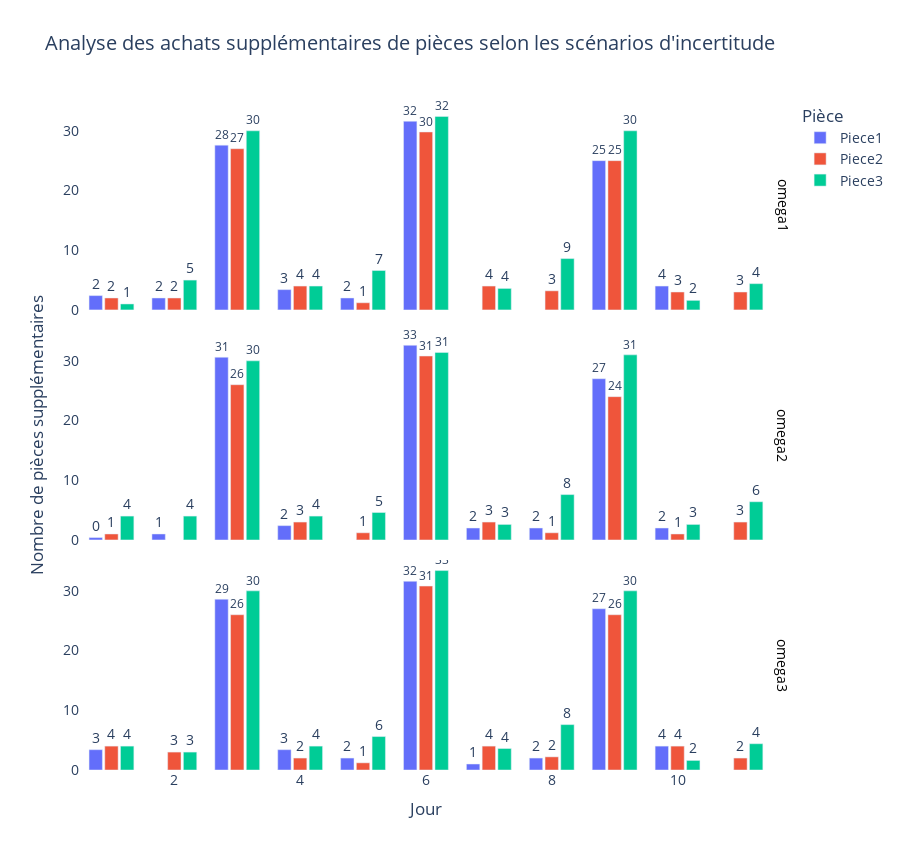

Source (notebook cell):
### Code cell
import plotly.express as px

fig = px.bar(
    df_achat,
    x='Jour',
    y='Achat_supplementaire',
    color='Pièce',
    facet_row='Scénario',
    barmode='group',
    title="Analyse des achats supplémentaires de pièces selon les scénarios d'incertitude",
    labels={
        'Achat_supplementaire': 'Nombre de pièces achetées',
        'Jour': 'Jour de planification'
    },
    text='Achat_supplementaire'
)

# Layout professionnel
fig.update_layout(
    height=850,
    title_font_size=20,
    font=dict(size=14),
    legend_title_text="Pièce",
    xaxis_title="Jour",
    plot_bgcolor='white',
    paper_bgcolor='white',
    bargap=0.25,
    bargroupgap=0.15
)

# Texte sur les barres
fig.update_traces(
    texttemplate='%{text:.0f}',
    textposition='outside'
)

# Nettoyer les titres des sous-graphiques → juste omega1, omega2, omega3
fig.for_each_annotation(lambda a: a.update(text=a.text.split("=")[-1], font_size=14, font_color="black"))

# Label Y seulement sur la première ligne (row=1)
fig.update_yaxes(title_text="Nombre de pièces supplémentaires", row=2, col=1)

# Supprimer le Y label sur les autres lignes (row=2 et row=3 ici)
fig.update_yaxes(title_text="", row=1, col=1)
fig.update_yaxes(title_text="", row=3, col=1)

# Affichage final
fig.show()

### Figure 1 — Plotly figure (JSON) as saved in the notebook; plotly's stock layout.template omitted (floating-point values rounded to 4 significant figures)
{"data": [{"alignmentgroup": "True", "hovertemplate": "Pièce=Piece1<br>Scénario=omega1<br>Jour de planification=%{x}<br>Nombre de pièces achetées=%{text}<extra></extra>", "legendgroup": "Piece1", "marker": {"color": "#636efa", "pattern": {"shape": ""}}, "name": "Piece1", "offsetgroup": "Piece1", "orientation": "v", "showlegend": true, "text": [2.4, 2.0, 27.6, 3.4, 2.0, 31.6, 25.0, 4.0], "textposition": "outside", "texttemplate": "%{text:.0f}", "type": "bar", "x": [1, 2, 3, 4, 5, 6, 9, 10], "xaxis": "x3", "y": [2.4, 2.0, 27.6, 3.4, 2.0, 31.6, 25.0, 4.0], "yaxis": "y3"}, {"alignmentgroup": "True", "hovertemplate": "Pièce=Piece1<br>Scénario=omega2<br>Jour de planification=%{x}<br>Nombre de pièces achetées=%{text}<extra></extra>", "legendgroup": "Piece1", "marker": {"color": "#636efa", "pattern": {"shape": ""}}, "name": "Piece1", "offsetgroup": "Piece1", "orientation": "v", "showlegend": false, "text": [0.4, 1.0, 30.6, 2.4, 32.6, 2.0, 2.0, 27.0, 2.0], "textposition": "outside", "texttemplate": "%{text:.0f}", "type": "bar", "x": [1, 2, 3, 4, 6, 7, 8, 9, 10], "xaxis": "x2", "y": [0.4, 1.0, 30.6, 2.4, 32.6, 2.0, 2.0, 27.0, 2.0], "yaxis": "y2"}, {"alignmentgroup": "True", "hovertemplate": "Pièce=Piece1<br>Scénario=omega3<br>Jour de planification=%{x}<br>Nombre de pièces achetées=%{text}<extra></extra>", "legendgroup": "Piece1", "marker": {"color": "#636efa", "pattern": {"shape": ""}}, "name": "Piece1", "offsetgroup": "Piece1", "orientation": "v", "showlegend": false, "text": [3.4, 28.6, 3.4, 2.0, 31.6, 1.0, 2.0, 27.0, 4.0], "textposition": "outside", "texttemplate": "%{text:.0f}", "type": "bar", "x": [1, 3, 4, 5, 6, 7, 8, 9, 10], "xaxis": "x", "y": [3.4, 28.6, 3.4, 2.0, 31.6, 1.0, 2.0, 27.0, 4.0], "yaxis": "y"}, {"alignmentgroup": "True", "hovertemplate": "Pièce=Piece2<br>Scénario=omega1<br>Jour de planification=%{x}<br>Nombre de pièces achetées=%{text}<extra></extra>", "legendgroup": "Piece2", "marker": {"color": "#EF553B", "pattern": {"shape": ""}}, "name": "Piece2", "offsetgroup": "Piece2", "orientation": "v", "showlegend": true, "text": [2.0, 2.0, 27.0, 4.0, 1.2, 29.8, 4.0, 3.2, 25.0, 3.0, 3.0], "textposition": "outside", "texttemplate": "%{text:.0f}", "type": "bar", "x": [1, 2, 3, 4, 5, 6, 7, 8, 9, 10, 11], "xaxis": "x3", "y": [2.0, 2.0, 27.0, 4.0, 1.2, 29.8, 4.0, 3.2, 25.0, 3.0, 3.0], "yaxis": "y3"}, {"alignmentgroup": "True", "hovertemplate": "Pièce=Piece2<br>Scénario=omega2<br>Jour de planification=%{x}<br>Nombre de pièces achetées=%{text}<extra></extra>", "legendgroup": "Piece2", "marker": {"color": "#EF553B", "pattern": {"shape": ""}}, "name": "Piece2", "offsetgroup": "Piece2", "orientation": "v", "showlegend": false, "text": [1.0, 26.0, 3.0, 1.2, 30.8, 3.0, 1.2, 24.0, 1.0, 3.0], "textposition": "outside", "texttemplate": "%{text:.0f}", "type": "bar", "x": [1, 3, 4, 5, 6, 7, 8, 9, 10, 11], "xaxis": "x2", "y": [1.0, 26.0, 3.0, 1.2, 30.8, 3.0, 1.2, 24.0, 1.0, 3.0], "yaxis": "y2"}, {"alignmentgroup": "True", "hovertemplate": "Pièce=Piece2<br>Scénario=omega3<br>Jour de planification=%{x}<br>Nombre de pièces achetées=%{text}<extra></extra>", "legendgroup": "Piece2", "marker": {"color": "#EF553B", "pattern": {"shape": ""}}, "name": "Piece2", "offsetgroup": "Piece2", "orientation": "v", "showlegend": false, "text": [4.0, 3.0, 26.0, 2.0, 1.2, 30.8, 4.0, 2.2, 26.0, 4.0, 2.0], "textposition": "outside", "texttemplate": "%{text:.0f}", "type": "bar", "x": [1, 2, 3, 4, 5, 6, 7, 8, 9, 10, 11], "xaxis": "x", "y": [4.0, 3.0, 26.0, 2.0, 1.2, 30.8, 4.0, 2.2, 26.0, 4.0, 2.0], "yaxis": "y"}, {"alignmentgroup": "True", "hovertemplate": "Pièce=Piece3<br>Scénario=omega1<br>Jour de planification=%{x}<br>Nombre de pièces achetées=%{text}<extra></extra>", "legendgroup": "Piece3", "marker": {"color": "#00cc96", "pattern": {"shape": ""}}, "name": "Piece3", "offsetgroup": "Piece3", "orientation": "v", "showlegend": true, "text": [1.0, 5.0, 30.0, 4.0, 6.6, 32.4, 3.6, 8.6, 30.0, 1.6, 4.4], "textposition": "outside", "texttemplate": "%{text:.0f}", "type": "bar", "x": [1, 2, 3, 4, 5, 6, 7, 8, 9, 10, 11], "xaxis": "x3", "y": [1.0, 5.0, 30.0, 4.0, 6.6, 32.4, 3.6, 8.6, 30.0, 1.6, 4.4], "yaxis": "y3"}, {"alignmentgroup": "True", "hovertemplate": "Pièce=Piece3<br>Scénario=omega2<br>Jour de planification=%{x}<br>Nombre de pièces achetées=%{text}<extra></extra>", "legendgroup": "Piece3", "marker": {"color": "#00cc96", "pattern": {"shape": ""}}, "name": "Piece3", "offsetgroup": "Piece3", "orientation": "v", "showlegend": false, "text": [4.0, 4.0, 30.0, 4.0, 4.6, 31.4, 2.6, 7.6, 31.0, 2.6, 6.4], "textposition": "outside", "texttemplate": "%{text:.0f}", "type": "bar", "x": [1, 2, 3, 4, 5, 6, 7, 8, 9, 10, 11], "xaxis": "x2", "y": [4.0, 4.0, 30.0, 4.0, 4.6, 31.4, 2.6, 7.6, 31.0, 2.6, 6.4], "yaxis": "y2"}, {"alignmentgroup": "True", "hovertemplate": "Pièce=Piece3<br>Scénario=omega3<br>Jour de planification=%{x}<br>Nombre de pièces achetées=%{text}<extra></extra>", "legendgroup": "Piece3", "marker": {"color": "#00cc96", "pattern": {"shape": ""}}, "name": "Piece3", "offsetgroup": "Piece3", "orientation": "v", "showlegend": false, "text": [4.0, 3.0, 30.0, 4.0, 5.6, 33.4, 3.6, 7.6, 30.0, 1.6, 4.4], "textposition": "outside", "texttemplate": "%{text:.0f}", "type": "bar", "x": [1, 2, 3, 4, 5, 6, 7, 8, 9, 10, 11], "xaxis": "x", "y": [4.0, 3.0, 30.0, 4.0, 5.6, 33.4, 3.6, 7.6, 30.0, 1.6, 4.4], "yaxis": "y"}], "layout": {"annotations": [{"font": {"color": "black", "size": 14}, "showarrow": false, "text": "omega3", "textangle": 90, "x": 0.98, "xanchor": "left", "xref": "paper", "y": 0.1567, "yanchor": "middle", "yref": "paper"}, {"font": {"color": "black", "size": 14}, "showarrow": false, "text": "omega2", "textangle": 90, "x": 0.98, "xanchor": "left", "xref": "paper", "y": 0.5, "yanchor": "middle", "yref": "paper"}, {"font": {"color": "black", "size": 14}, "showarrow": false, "text": "omega1", "textangle": 90, "x": 0.98, "xanchor": "left", "xref": "paper", "y": 0.8433, "yanchor": "middle", "yref": "paper"}], "bargap": 0.25, "bargroupgap": 0.15, "barmode": "group", "font": {"size": 14}, "height": 850, "legend": {"title": {"text": "Pièce"}, "tracegroupgap": 0}, "paper_bgcolor": "white", "plot_bgcolor": "white", "title": {"font": {"size": 20}, "text": "Analyse des achats supplémentaires de pièces selon les scénarios d'incertitude"}, "xaxis": {"anchor": "y", "domain": [0, 0.98], "title": {"text": "Jour"}}, "xaxis2": {"anchor": "y2", "domain": [0, 0.98], "matches": "x", "showticklabels": false}, "xaxis3": {"anchor": "y3", "domain": [0, 0.98], "matches": "x", "showticklabels": false}, "yaxis": {"anchor": "x", "domain": [0, 0.3133], "title": {"text": ""}}, "yaxis2": {"anchor": "x2", "domain": [0.3433, 0.6567], "matches": "y", "title": {"text": "Nombre de pièces supplémentaires"}}, "yaxis3": {"anchor": "x3", "domain": [0.6867, 1.0], "matches": "y", "title": {"text": ""}}}}
